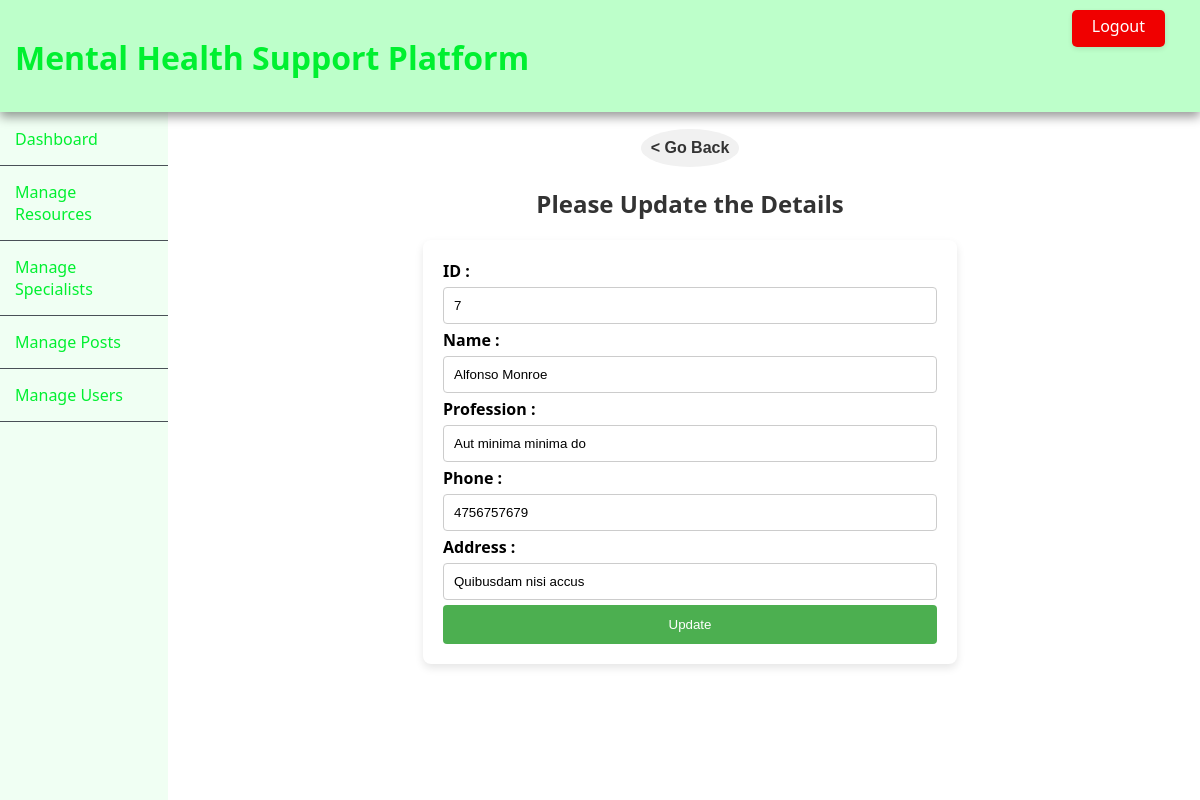
The page /admin/updateSpecialist.php?id=7 (signed in) on the database its author committed.
### tables this page shows
CREATE TABLE `specialist` (
  `id` int(11) NOT NULL,
  `name` varchar(255) NOT NULL,
  `profession` varchar(255) NOT NULL,
  `phone` bigint(20) NOT NULL,
  `address` varchar(255) NOT NULL
);

### admin/updateSpecialist.php (the view, shortened to what this page needs)
<?php
$con = mysqli_connect("localhost", "root", "", "mhsp");
include '../components/adminnavfixed.php';
if (isset($_GET['id'])) {
    $id = $_GET['id'];
    $sql = "SELECT * FROM `specialist` WHERE `id`='$id'";
    $result = $con->query($sql);
    if ($result->num_rows > 0) {
        while ($row = $result->fetch_assoc()) {
            $name = $row['name'];
            $pro = $row['profession'];
            $phone = $row['phone'];
            $add = $row['address'];
        }
?>
        <section class="update">
            <button class="back-button" onclick="history.back()">&lt; Go Back </button>
            <h1>Please Update the Details</h1>
            <form action="" method="post" onsubmit="return validateForm()">
                <label for="id">ID : </label><input type="number" name="id" id="id" value="<?php echo $id; ?>" readonly>
                <span class="error" id="idErr"></span><br>
                <label for="name">Name : </label><input type="text" name="name" id="name" value="<?php echo $name; ?>">
                <span class="error" id="nameErr"></span> <br>
                <label for="profession">Profession : </label><input type="text" name="profession" id="profession" value="<?php echo $pro; ?>">
                <span class="error" id="professionErr"></span> <br>
                <label for="phone">Phone : </label><input type="number" name="phone" id="phone" value="<?php echo $phone; ?>">
                <span class="error" id="phoneErr"></span> <br>
                <label for="address">Address : </label><input type="text" name="address" id="address" value="<?php echo $add; ?>">
                <span class="error" id="addressErr"></span> <br>
                <input type="submit" name="update" value="Update">
            </form>
        </section>
        </body>
        </html>
<?php
    } else {
        header('Location: admin.php');
    }
}
?>

### css/style.css (style rules this page uses)
body { font-family: "Segoe UI", Tahoma, Geneva, Verdana, sans-serif; margin: 0; padding: 0; background-color: #fff; overflow-x: auto; }
section { margin-left: 15%; margin-top: 16px; padding: 1px 16px; }

### css/admin.css (style rules this page uses)
section { display: flex; flex-direction: column; justify-content: center; align-items: center; }
.back-button { font-size: 16px; font-weight: bold; font-size: x-large; border: none; color: #333; padding: 10px; font-size: 16px; cursor: pointer; border-radius: 50%; transition: all 0.2s ease; background-color: #f1f1f1; }
.update h1 { text-align: center; color: #333; }
form { width: 50%; margin: 0 auto; background-color: #fff; padding: 20px; border-radius: 8px; box-shadow: 0 4px 8px rgba(0, 0, 0, 0.1); }
label { font-weight: bold; }
input[type="text"], input[type="number"], textarea { width: 100%; padding: 10px; margin-top: 5px; margin-bottom: 5px; border: 1px solid #ccc; border-radius: 4px; box-sizing: border-box; }
input[type="submit"] { background-color: #4caf50; color: white; padding: 12px 20px; border: none; border-radius: 4px; cursor: pointer; width: 100%; transition: all 0.1s linear; }

### rows shown on the page
specialist: name "Alfonso Monroe", profession "Aut minima minima do", phone "4756757679", address "Quibusdam nisi accus"
